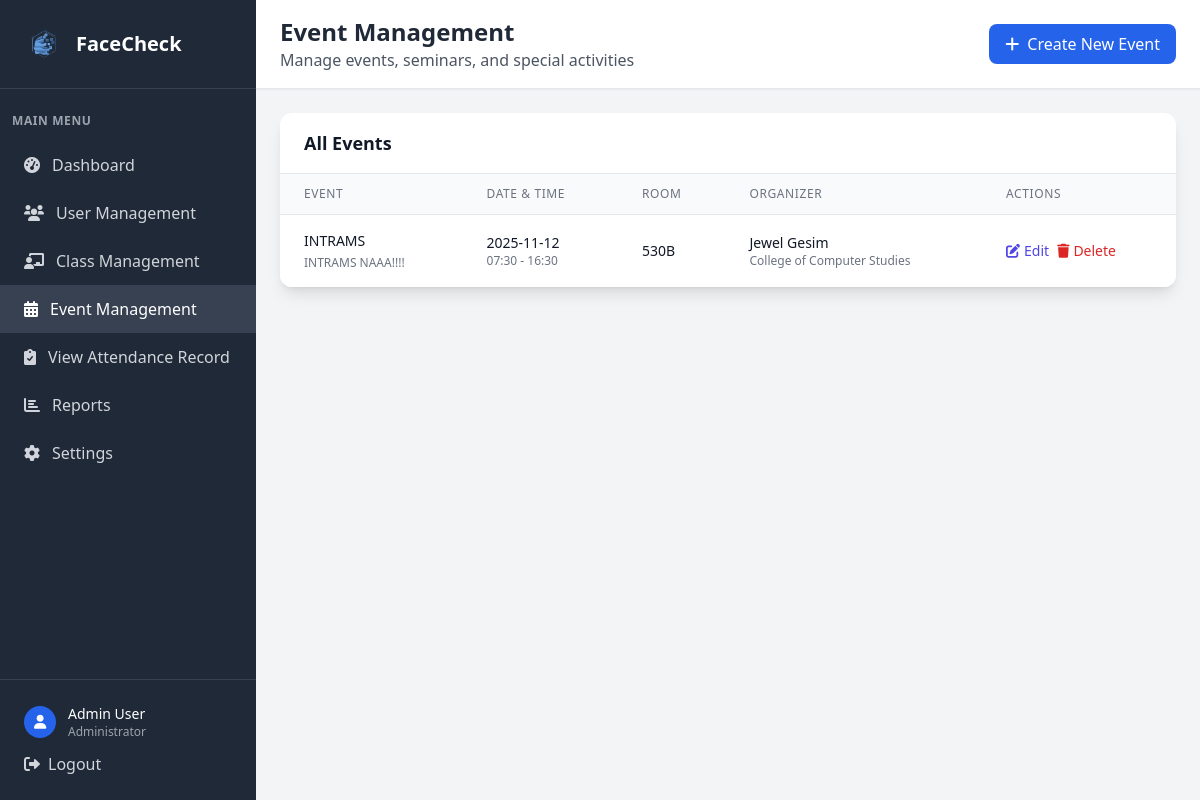
The app's page /admin/events (signed in), older data.
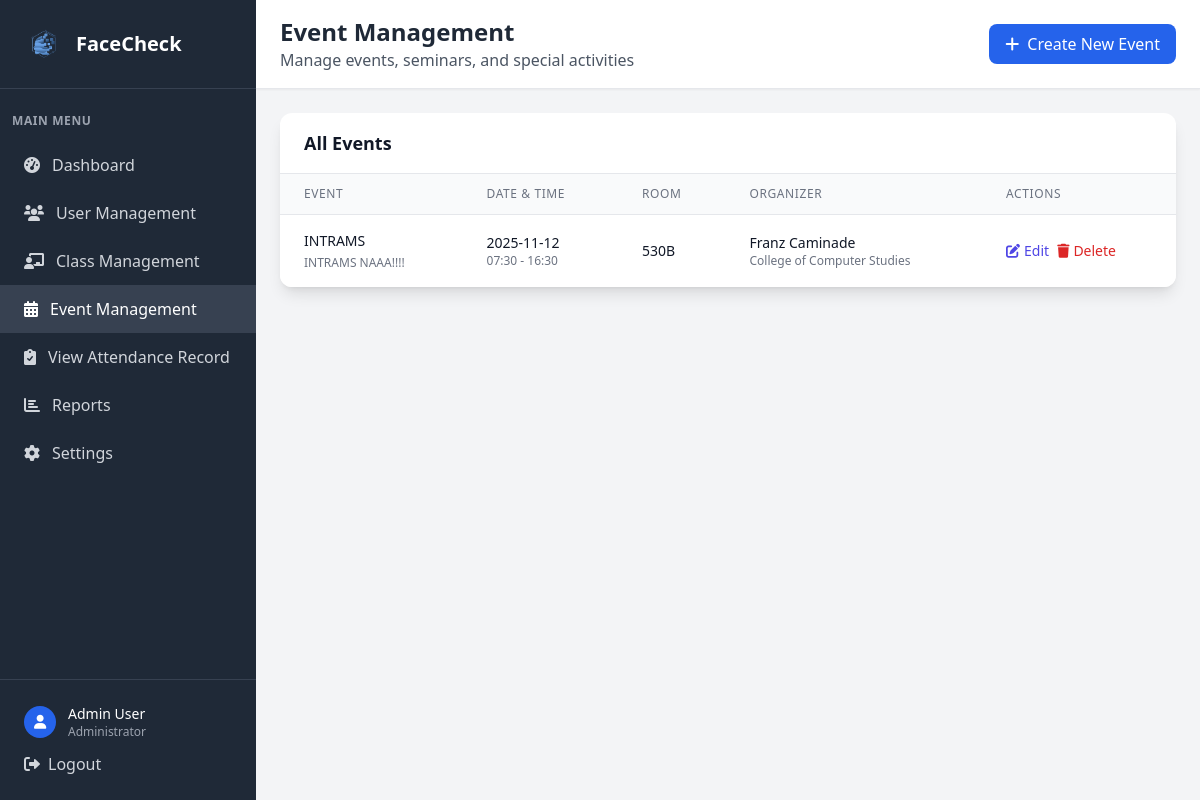
The same page, newer data.
### tables this page shows
CREATE TABLE event (
            event_id INTEGER PRIMARY KEY AUTOINCREMENT,
            event_name VARCHAR(20) NOT NULL,
            description TEXT,
            event_date DATETIME NOT NULL,
            start_time TIME,
            end_time TIME,
            room VARCHAR(20),
            faculty_id INTEGER NOT NULL,
            FOREIGN KEY (faculty_id) REFERENCES faculty(faculty_id)
        );

CREATE TABLE user (
            user_id INTEGER PRIMARY KEY AUTOINCREMENT,
            idno VARCHAR(20) NOT NULL UNIQUE,
            firstname VARCHAR(50) NOT NULL,
            lastname VARCHAR(50) NOT NULL,
            role VARCHAR(10) NOT NULL CHECK (role IN ('admin', 'faculty', 'student')),
            password VARCHAR(255) NOT NULL,
            created_at DATETIME DEFAULT CURRENT_TIMESTAMP,
            is_active BOOLEAN DEFAULT 1,
            dept_id INTEGER,
            FOREIGN KEY (dept_id) REFERENCES department(dept_id)
        );

CREATE TABLE department (
            dept_id INTEGER PRIMARY KEY AUTOINCREMENT,
            dept_name VARCHAR(50) NOT NULL
        );

### app.py (the view)
@app.route('/admin/events')
def admin_events():
    if 'user_id' not in session or session['role'] != 'admin':
        return redirect(url_for('login'))
    conn = get_db_connection()
    events = conn.execute('''
        SELECT e.*, u.firstname, u.lastname, d.dept_name
        FROM event e
        JOIN faculty f ON e.faculty_id = f.faculty_id
        JOIN user u ON f.user_id = u.user_id
        LEFT JOIN department d ON u.dept_id = d.dept_id
        ORDER BY e.event_date DESC
    ''').fetchall()
    faculty = conn.execute('''
        SELECT f.faculty_id, u.firstname, u.lastname, d.dept_name
        FROM faculty f
        JOIN user u ON f.user_id = u.user_id
        LEFT JOIN department d ON u.dept_id = d.dept_id
        WHERE u.is_active = 1
        ORDER BY u.firstname, u.lastname
    ''').fetchall()
    conn.close()
    return render_template('admin_events.html', events=events, faculty=faculty)

### app.py (called while the page is built)
def get_db_connection():
    try:
        conn = sqlite3.connect('facecheck.db', timeout=30.0)
        conn.row_factory = sqlite3.Row
        conn.execute('PRAGMA foreign_keys = ON')
        try:
            cur = conn.cursor()
            cur.execute("PRAGMA table_info(faculty)")
            columns = [row[1] for row in cur.fetchall()]
            if 'attendance_image' not in columns:
                cur.execute("ALTER TABLE faculty ADD COLUMN attendance_image VARCHAR(255)")
                conn.commit()
        except Exception:
            pass
        return conn
    except sqlite3.Error as e:
        print(f"Database connection error: {e}")
        raise

### templates/admin_events.html (shortened to what this page needs)
<!DOCTYPE html>
<html lang="en">
<head>
    <script src="https://cdn.tailwindcss.com"></script>
    <link href="https://cdnjs.cloudflare.com/ajax/libs/font-awesome/6.0.0/css/all.min.css" rel="stylesheet">
</head>
<body class="bg-gray-100">
    <div class="flex h-screen">
        <div class="w-64 bg-gray-800 text-white">
            <div class="p-6 border-b border-gray-700">
                <div class="flex items-center">
                    <img src="{{ url_for('static', filename='img/FaceCheck_Logo.png') }}" alt="FaceCheck logo" class="w-10 h-10 mr-3">
                    <h1 class="text-xl font-bold">FaceCheck</h1>
                </div>
            </div>
            <nav class="mt-6">
                <div class="px-3">
                    <div class="text-xs font-semibold text-gray-400 uppercase tracking-wider mb-3">Main Menu</div>
                </div>
                <a href="{{ url_for('dashboard') }}" class="flex items-center px-6 py-3 text-gray-300 hover:bg-gray-700 hover:text-white transition duration-200">
                    <i class="fas fa-tachometer-alt mr-3"></i>
                    Dashboard
                </a>
                <a href="{{ url_for('admin_users') }}" class="flex items-center px-6 py-3 text-gray-300 hover:bg-gray-700 hover:text-white transition duration-200">
                    <i class="fas fa-users mr-3"></i>
                    User Management
                </a>
                <a href="{{ url_for('admin_classes') }}" class="flex items-center px-6 py-3 text-gray-300 hover:bg-gray-700 hover:text-white transition duration-200">
                    <i class="fas fa-chalkboard-teacher mr-3"></i>
                    Class Management
                </a>
                <a href="{{ url_for('admin_events') }}" class="flex items-center px-6 py-3 bg-gray-700 text-white">
                    <i class="fas fa-calendar-alt mr-3"></i>
                    Event Management
                </a>
                <a href="{{ url_for('admin_attendance') }}" class="flex items-center px-6 py-3 text-gray-300 hover:bg-gray-700 hover:text-white transition duration-200">
                    <i class="fas fa-clipboard-check mr-3"></i>
                    View Attendance Record
                </a>
                <a href="/reports" class="flex items-center px-6 py-3 text-gray-300 hover:bg-gray-700 hover:text-white transition duration-200">
                    <i class="fas fa-chart-bar mr-3"></i>
                    Reports
                </a>
                <a href="/settings" class="flex items-center px-6 py-3 text-gray-300 hover:bg-gray-700 hover:text-white transition duration-200">
                    <i class="fas fa-cog mr-3"></i>
                    Settings
                </a>
            </nav>
            <div class="absolute bottom-0 w-64 p-6 border-t border-gray-700">
                <div class="flex items-center">
                    <div class="w-8 h-8 bg-blue-600 rounded-full flex items-center justify-center mr-3">
                        <i class="fas fa-user text-white text-sm"></i>
                    </div>
                    <div>
                        <div class="text-sm font-medium">Admin User</div>
                        <div class="text-xs text-gray-400">Administrator</div>
                    </div>
                </div>
                <a href="{{ url_for('logout') }}" class="mt-3 flex items-center text-gray-300 hover:text-white transition duration-200">
                    <i class="fas fa-sign-out-alt mr-2"></i>
                    Logout
                </a>
            </div>
        </div>
        <div class="flex-1 flex flex-col overflow-hidden">
            <header class="bg-white shadow-sm border-b border-gray-200">
                <div class="px-6 py-4">
                    <div class="flex items-center justify-between">
                        <div>
                            <h2 class="text-2xl font-bold text-gray-800">Event Management</h2>
                            <p class="text-gray-600">Manage events, seminars, and special activities</p>
                        </div>
                        <a href="{{ url_for('create_event') }}" class="bg-blue-600 text-white px-4 py-2 rounded-lg hover:bg-blue-700 transition duration-200">
                            <i class="fas fa-plus mr-2"></i>Create New Event
                        </a>
                    </div>
                </div>
            </header>
            <main class="flex-1 overflow-y-auto p-6">
                <div class="bg-white rounded-xl shadow-lg overflow-hidden">
                    <div class="px-6 py-4 border-b border-gray-200">
                        <h3 class="text-lg font-semibold text-gray-900">All Events</h3>
                    </div>
                    {% if events %}
                    <div class="overflow-x-auto">
                        <table class="min-w-full divide-y divide-gray-200">
                            <thead class="bg-gray-50">
                                <tr>
                                    <th class="px-6 py-3 text-left text-xs font-medium text-gray-500 uppercase tracking-wider">Event</th>
                                    <th class="px-6 py-3 text-left text-xs font-medium text-gray-500 uppercase tracking-wider">Date & Time</th>
                                    <th class="px-6 py-3 text-left text-xs font-medium text-gray-500 uppercase tracking-wider">Room</th>
                                    <th class="px-6 py-3 text-left text-xs font-medium text-gray-500 uppercase tracking-wider">Organizer</th>
                                    <th class="px-6 py-3 text-left text-xs font-medium text-gray-500 uppercase tracking-wider">Actions</th>
                                </tr>
                            </thead>
                            <tbody class="bg-white divide-y divide-gray-200">
                                {% for event in events %}
                                <tr class="hover:bg-gray-50">
                                    <td class="px-6 py-4 whitespace-nowrap">
                                        <div class="text-sm font-medium text-gray-900">{{ event.event_name }}</div>
                                        {% if event.description %}
                                        <div class="text-xs text-gray-500 mt-1">{{ event.description[:50] }}{% if event.description|length > 50 %}...{% endif %}</div>
                                        {% endif %}
                                    </td>
                                    <td class="px-6 py-4 whitespace-nowrap">
                                        <div class="text-sm text-gray-900">{{ event.event_date }}</div>
                                        <div class="text-xs text-gray-500">{{ event.start_time }} - {{ event.end_time }}</div>
                                    </td>
                                    <td class="px-6 py-4 whitespace-nowrap">
                                        <div class="text-sm text-gray-900">{{ event.room or 'TBA' }}</div>
                                    </td>
                                    <td class="px-6 py-4 whitespace-nowrap">
                                        <div class="text-sm text-gray-900">{{ event.firstname }} {{ event.lastname }}</div>
                                        <div class="text-xs text-gray-500">{{ event.dept_name or 'No Department' }}</div>
                                    </td>
                                    <td class="px-6 py-4 whitespace-nowrap text-sm font-medium">
                                        <div class="flex space-x-2">
                                            <a href="{{ url_for('edit_event', event_id=event.event_id) }}" class="text-indigo-600 hover:text-indigo-900">
                                                <i class="fas fa-edit mr-1"></i>Edit
                                            </a>
                                            <form method="POST" action="{{ url_for('delete_event', event_id=event.event_id) }}" class="inline" onsubmit="return confirm('Are you sure you want to delete this event? This action cannot be undone.')">
                                                <button type="submit" class="text-red-600 hover:text-red-900">
                                                    <i class="fas fa-trash mr-1"></i>Delete
                                                </button>
                                            </form>
                                        </div>
                                    </td>
                                </tr>
                                {% endfor %}
                            </tbody>
                        </table>
                    </div>
                    {% endif %}
                </div>
            </main>
        </div>
    </div>
</body>
</html>

Row changes from the older to the newer data that the page shows:
changed event "INTRAMS": firstname "Jewel" → "Franz"; lastname "Gesim" → "Caminade"
